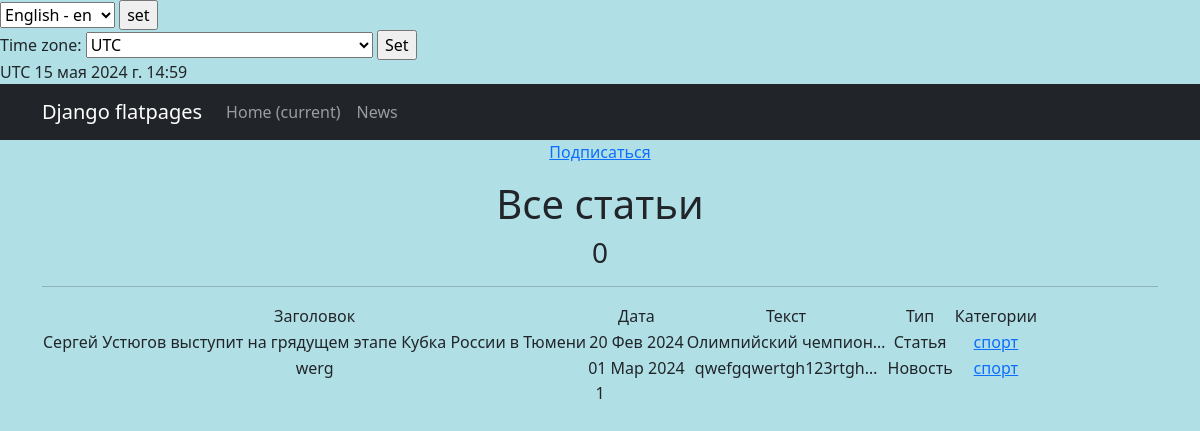
The app's page /news/categories/2, older data.
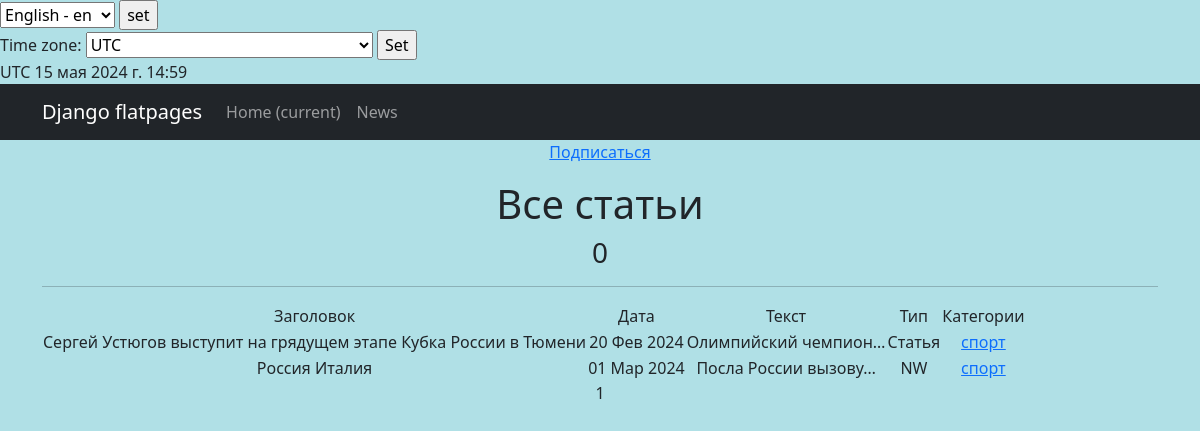
The same page, newer data.
### news/models.py (models this page shows, shortened)
class Post(models.Model):
    NEWS = 'NW'
    ARTICLE = "AR"
    POSITIONS = [
        (NEWS, 'Новость'),
        (ARTICLE, 'Статья')
    ]
    author = models.ForeignKey(Author, help_text=_('автор'), on_delete=models.CASCADE)
    type = models.CharField(max_length=20, help_text=_('тип'),choices=POSITIONS, default=NEWS)
    time_in = models.DateTimeField(auto_now_add=True)
    category = models.ManyToManyField(Category, verbose_name=gettext_lazy('категория: может быть любой'),through='PostCategory')
    title = models.CharField(
        max_length=255,
        help_text=_('заголовок'),
        unique=True,
    )
    text = models.TextField(help_text=_('текст'),)
    rating = models.IntegerField(help_text=_('рейтинг'), default=0)

### news/views.py (the view)
# urls.py: path('categories/<int:pk>', CategoryListView.as_view(), name='category_list'),
class CategoryListView(PostsList):
    model = Post
    template_name = 'category_list.html'
    context_object_name = 'category_news_list'
    def get_queryset(self):
        self.category = get_object_or_404(Category, id=self.kwargs['pk'])
        queryset = Post.objects.filter(category=self.category)
        return queryset
    def get_context_data(self, **kwargs):
        context = super().get_context_data(**kwargs)
        context['is_not_subscriber'] = self.request.user not in self.category.subscribers.all()
        context['category'] = self.category
        return context

### news/models.py (called while the page is built)
    def __str__(self):
        return self.name

### news/templatetags/custom_filters.py (called while the page is built)
@register.filter()
def censor(value):
    new_text = value.replace('редиска', 'р******')
    new_text = new_text.replace('скуф', 'ск**')
    return new_text

### news/views.py (called while the page is built)
    def get_context_data(self, **kwargs):
        context = super().get_context_data(**kwargs)
        context['current_time'] = timezone.localtime(timezone.now())
        context['timezones'] = pytz.common_timezones
        return context

### templates/category_list.html (shortened to what this page needs)
{% extends 'flatpages/default.html' %}
{% load i18n %}
{% load custom_filters %}
{% load custom_tags %}
{% block content %}
    {% if is_not_subscriber %}
        <p class="text-center"><a href="{% url 'subscribe' category.id %}" class="btn-secondary btn-sm">Подписаться</a></p>
    {% endif %}
    <h1>{% trans "Все статьи" %}</h1>
    <h3> {{ posts|length }} </h3>
    <hr>
   {% if category_news_list %}
       <table>
           <tr>
               <td>{% trans "Заголовок" %}</td>
               <td>{% trans "Дата" %}</td>
               <td>{% trans "Текст" %}</td>
               <td>{% trans "Тип" %}</td>
               <td>{% trans "Категории" %}</td>
           </tr>
           {% for post in category_news_list %}
           <tr>
               <td>
                   {{ post.title|censor }}
               </td>
               <td>
                   {{ post.time_in|date:'d M Y' }}
               </td>
               <td>
                   {{ post.text|truncatechars:20|censor }}
               </td>
               <td>
                   {{ post.type }}
               </td>
               <td>
                   {% for category in post.category.all %}
                       <a href="{% url 'category_list' category.id %}"> {{category}}</a>
                   {% endfor %}
               </td>
           </tr>
           {% endfor %}
       </table>
   {% endif %}
   {{ page_obj.number }}
{% endblock content %}

Row changes from the older to the newer data that the page shows:
changed Post: title|censor "werg" → "Россия Италия"; text|censor "qwefgqwertgh123rtgh…" → "Посла России вызову…"; type "Новость" → "NW"
